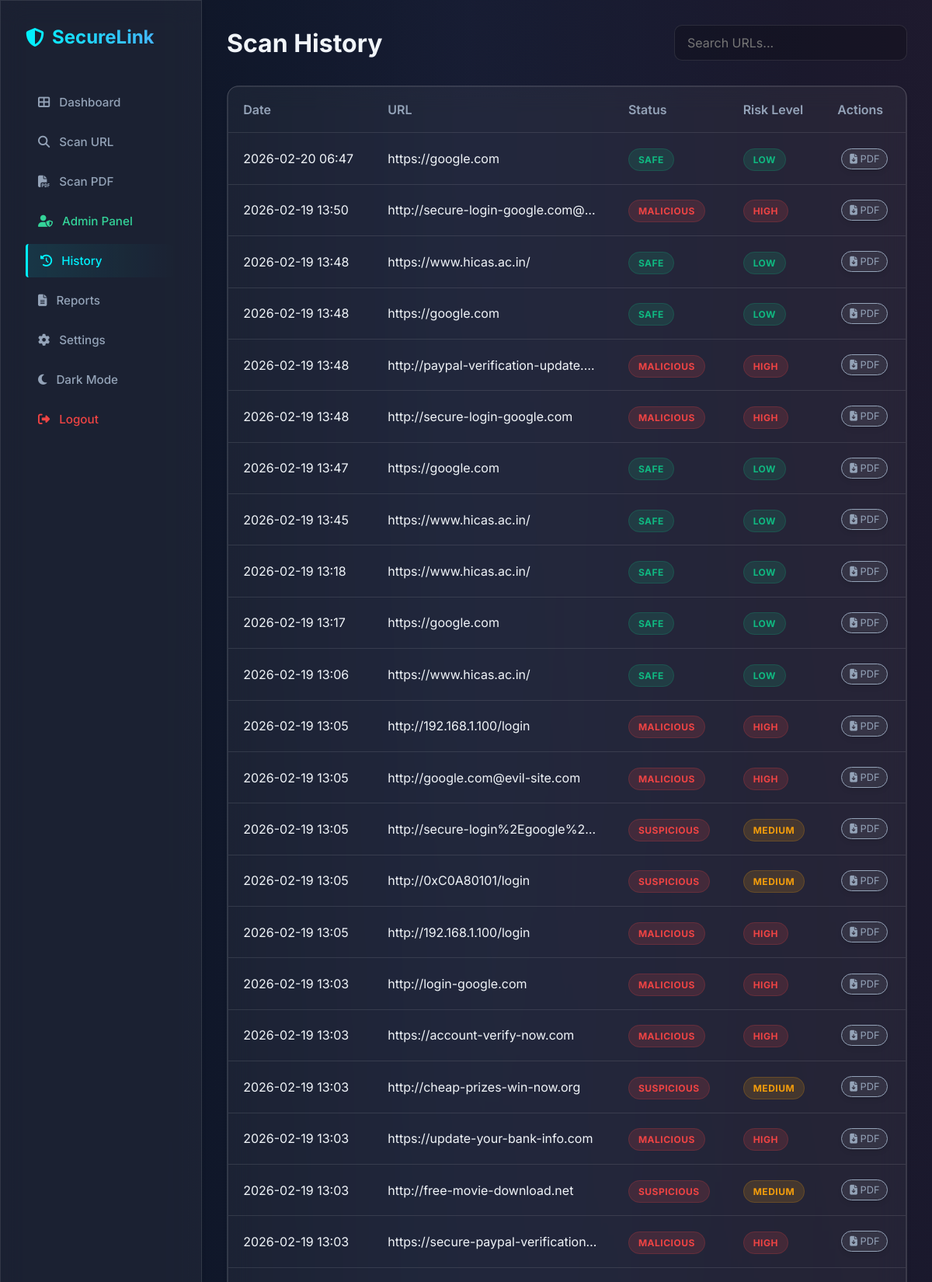
/history (signed in, upper part), run on the app's committed database.
### app.py (models this page shows)
class ScanResult(db.Model):
    id = db.Column(db.Integer, primary_key=True)
    url = db.Column(db.String(500), nullable=False)
    status = db.Column(db.String(50), nullable=False) # SAFE, MALICIOUS
    risk_level = db.Column(db.String(50), nullable=False) # Low, Medium, High
    score = db.Column(db.Integer, default=0) # Added score column
    date = db.Column(db.DateTime, default=datetime.utcnow)
    user_id = db.Column(db.Integer, db.ForeignKey('user.id'), nullable=False)
    country = db.Column(db.String(100), nullable=True)
    lat = db.Column(db.Float, nullable=True)
    lon = db.Column(db.Float, nullable=True)
    domain_age = db.Column(db.String(50), nullable=True)
    is_online = db.Column(db.Boolean, default=False)
    has_ssl = db.Column(db.Boolean, default=False)
    has_mx = db.Column(db.Boolean, default=False)

### app.py (the view)
@app.route('/history')
def history():
    if 'user_id' not in session:
        return redirect(url_for('login'))
    scans = ScanResult.query.filter_by(user_id=session['user_id']).order_by(ScanResult.date.desc()).all()
    return render_template('history.html', scans=scans, page='history')

### templates/history.html (shortened to what this page needs)
{% extends 'layout.html' %}
{% block page_content %}
<div class="header">
    <h1>Scan History</h1>
    <div class="form-group" style="margin-bottom: 0; width: 300px;">
        <input type="text" id="searchInput" class="form-control" placeholder="Search URLs..." onkeyup="searchTable()">
    </div>
</div>
<div class="glass-panel" style="padding: 0;">
    <div class="table-container">
        <table id="historyTable">
            <thead>
                <tr>
                    <th>Date</th>
                    <th>URL</th>
                    <th>Status</th>
                    <th>Risk Level</th>
                    <th>Actions</th>
                </tr>
            </thead>
            <tbody>
                {% for scan in scans %}
                <tr>
                    <td>{{ scan.date.strftime('%Y-%m-%d %H:%M') }}</td>
                    <td style="max-width: 300px; overflow: hidden; text-overflow: ellipsis; white-space: nowrap;">{{
                        scan.url }}</td>
                    <td>
                        <span class="badge {{ 'badge-low' if scan.status == 'SAFE' else 'badge-high' }}">
                            {{ scan.status }}
                        </span>
                    </td>
                    <td>
                        <span
                            class="badge {{ 'badge-low' if scan.risk_level == 'Low' else ('badge-medium' if scan.risk_level == 'Medium' else 'badge-high') }}">
                            {{ scan.risk_level }}
                        </span>
                    </td>
                    <td>
                        <a href="{{ url_for('download_single', scan_id=scan.id) }}" class="glass-panel"
                            style="border: 1px solid var(--text-muted); color: var(--text-muted); padding: 5px 10px; cursor: pointer; font-size: 0.8rem; text-decoration: none; display: inline-block; margin-left: 5px;">
                            <i class="fas fa-file-download"></i> PDF
                        </a>
                    </td>
                </tr>
                {% else %}
                <tr>
                    <td colspan="5" style="text-align: center; color: var(--text-muted);">No scan history found.</td>
                </tr>
                {% endfor %}
            </tbody>
        </table>
    </div>
</div>
{% endblock %}

### static/css/style.css (style rules this page uses)
:root { --primary: #00f2fe; --secondary: #4facfe; --accent: #ff0055; --bg-dark: #0f172a; --bg-card: rgba(30, 41, 59, 0.7); --text-main: #f1f5f9; --text-muted: #94a3b8; --glass: rgba(255, 255, 255, 0.05); --glass-border: rgba(255, 255, 255, 0.1); --success: #10b981; --danger: #ef4444; --warning: #f59e0b; --input-bg: rgba(0, 0, 0, 0.2); }
* { margin: 0; padding: 0; box-sizing: border-box; font-family: 'Inter', sans-serif; }
body { background-color: var(--bg-dark); background-image: radial-gradient(at 0% 0%, hsla(253, 16%, 7%, 0.15) 0, transparent 50%), radial-gradient(at 50% 0%, hsla(225, 39%, 30%, 0.15) 0, transparent 50%), radial-gradient(at 100% 0%, hsla(339, 49%, 30%, 0.15) 0, transparent 50%); color: var(--text-main); height: 100vh; overflow: hidden; }
.glass-panel { background: var(--glass); backdrop-filter: blur(16px); -webkit-backdrop-filter: blur(16px); border: 1px solid var(--glass-border); border-radius: 16px; box-shadow: 0 4px 6px -1px rgba(0, 0, 0, 0.1), 0 2px 4px -1px rgba(0, 0, 0, 0.06); }
.form-group { margin-bottom: 1.5rem; text-align: left; }
.form-control { width: 100%; padding: 12px 16px; background: var(--input-bg); border: 1px solid var(--glass-border); border-radius: 10px; color: var(--text-main); font-size: 1rem; outline: none; transition: all 0.2s; }
.header { display: flex; justify-content: space-between; align-items: center; margin-bottom: 2rem; }
.table-container { overflow-x: auto; border-radius: 12px; border: 1px solid var(--glass-border); }
table { width: 100%; border-collapse: collapse; }
th, td { padding: 1.2rem; text-align: left; border-bottom: 1px solid var(--glass-border); }
th { color: var(--text-muted); font-weight: 600; background: rgba(0, 0, 0, 0.02); }
.badge { padding: 6px 12px; border-radius: 20px; font-size: 0.75rem; font-weight: 700; text-transform: uppercase; letter-spacing: 0.5px; }
.badge-low { background: rgba(16, 185, 129, 0.15); color: var(--success); border: 1px solid rgba(16, 185, 129, 0.2); }
.badge-medium { background: rgba(245, 158, 11, 0.15); color: var(--warning); border: 1px solid rgba(245, 158, 11, 0.2); }
.badge-high { background: rgba(239, 68, 68, 0.15); color: var(--danger); border: 1px solid rgba(239, 68, 68, 0.2); }

### data on the page
ScanResult: date "2026-02-20 06:47", url "https://google.com", status "SAFE", risk_level "LOW"
ScanResult: date "2026-02-19 13:50", url "http://secure-login-google.com@…", status "MALICIOUS", risk_level "HIGH"
ScanResult: date "2026-02-19 13:48", url "https://www.hicas.ac.in/", status "SAFE", risk_level "LOW"
ScanResult: date "2026-02-19 13:48", url "https://google.com", status "SAFE", risk_level "LOW"
ScanResult: date "2026-02-19 13:48", url "http://paypal-verification-update.…", status "MALICIOUS", risk_level "HIGH"
ScanResult: date "2026-02-19 13:48", url "http://secure-login-google.com", status "MALICIOUS", risk_level "HIGH"
ScanResult: date "2026-02-19 13:47", url "https://google.com", status "SAFE", risk_level "LOW"
ScanResult: date "2026-02-19 13:45", url "https://www.hicas.ac.in/", status "SAFE", risk_level "LOW"
ScanResult: date "2026-02-19 13:18", url "https://www.hicas.ac.in/", status "SAFE", risk_level "LOW"
ScanResult: date "2026-02-19 13:17", url "https://google.com", status "SAFE", risk_level "LOW"
ScanResult: date "2026-02-19 13:06", url "https://www.hicas.ac.in/", status "SAFE", risk_level "LOW"
ScanResult: date "2026-02-19 13:05", url "http://192.168.1.100/login", status "MALICIOUS", risk_level "HIGH"
ScanResult: date "2026-02-19 13:05", url "http://google.com@evil-site.com", status "MALICIOUS", risk_level "HIGH"
ScanResult: date "2026-02-19 13:05", url "http://secure-login%2Egoogle%2…", status "SUSPICIOUS", risk_level "MEDIUM"
ScanResult: date "2026-02-19 13:05", url "http://0xC0A80101/login", status "SUSPICIOUS", risk_level "MEDIUM"
ScanResult: date "2026-02-19 13:05", url "http://192.168.1.100/login", status "MALICIOUS", risk_level "HIGH"
ScanResult: date "2026-02-19 13:03", url "http://login-google.com", status "MALICIOUS", risk_level "HIGH"
ScanResult: date "2026-02-19 13:03", url "https://account-verify-now.com", status "MALICIOUS", risk_level "HIGH"
ScanResult: date "2026-02-19 13:03", url "http://cheap-prizes-win-now.org", status "SUSPICIOUS", risk_level "MEDIUM"
ScanResult: date "2026-02-19 13:03", url "https://update-your-bank-info.com", status "MALICIOUS", risk_level "HIGH"
ScanResult: date "2026-02-19 13:03", url "http://free-movie-download.net", status "SUSPICIOUS", risk_level "MEDIUM"
ScanResult: date "2026-02-19 13:03", url "https://secure-paypal-verification…", status "MALICIOUS", risk_level "HIGH"
